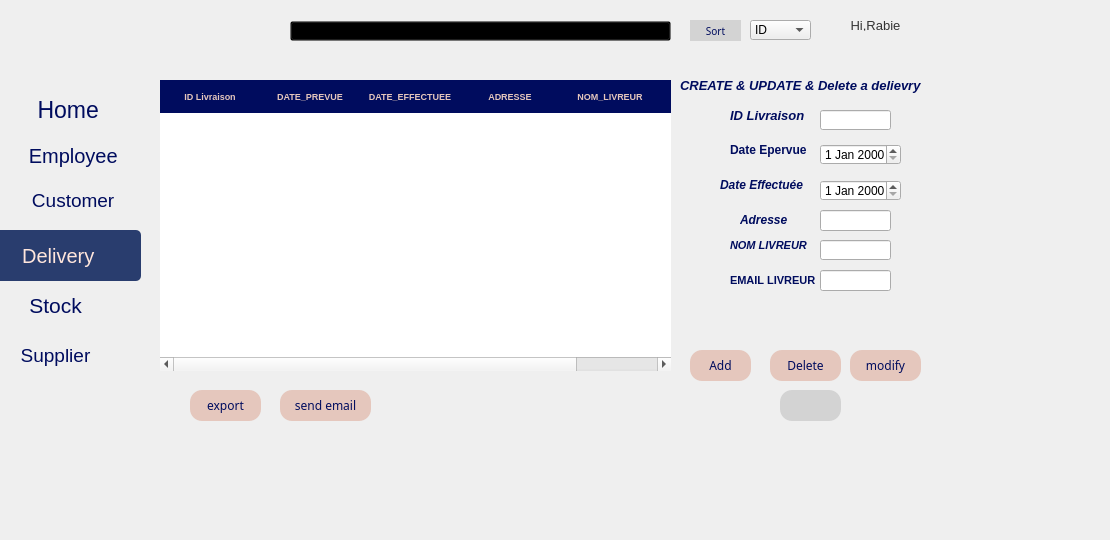
       <widget class="QWidget" name="tab_1">
        <attribute name="title">
         <string>Acceuil-livraison</string>
        </attribute>
        <widget class="QLabel" name="label_15">
         <property name="geometry">
          <rect>
           <x>-30</x>
           <y>-30</y>
           <width>1101</width>
           <height>531</height>
          </rect>
         </property>
         <property name="text">
          <string/>
         </property>
         <property name="pixmap">
          <pixmap>:/pour youssef/bg.png</pixmap>
         </property>
         <property name="scaledContents">
          <bool>true</bool>
         </property>
        </widget>
        <widget class="QPushButton" name="pushButton_9">
         <property name="geometry">
          <rect>
           <x>-10</x>
           <y>90</y>
           <width>150</width>
           <height>40</height>
          </rect>
         </property>
         <property name="styleSheet">
          <string notr="true">QPushButton {
    border: none;                        /* Remove border */
    border-radius: 5px;                  /* Rounded corners */
    padding: 10px 20px;                  /* Padding for button size */
color:#000c5e;
font-size: 23px;
                   /* Font size */
}

QPushButton:hover {
    background-color: rgb(56, 76, 130);  /* Lighter blue on hover */
}

QPushButton:pressed {
    background-color: rgb(31, 46, 84);   /* Even darker blue on press */
}
</string>
         </property>
         <property name="text">
          <string> Home</string>
         </property>
         <property name="icon">
          <iconset>
           <normaloff>:/pour youssef/abri (1).png</normaloff>:/pour youssef/abri (1).png</iconset>
         </property>
         <property name="iconSize">
          <size>
           <width>60</width>
           <height>35</height>
          </size>
         </property>
        </widget>
        <widget class="QPushButton" name="pushButton_10">
         <property name="geometry">
          <rect>
           <x>-10</x>
           <y>130</y>
           <width>161</width>
           <height>51</height>
          </rect>
         </property>
         <property name="minimumSize">
          <size>
           <width>0</width>
           <height>0</height>
          </size>
         </property>
         <property name="styleSheet">
          <string notr="true">QPushButton {
    border: none;                        /* Remove border */
    border-radius: 5px;                  /* Rounded corners */
    padding: 10px 20px;                  /* Padding for button size */
color:#000c5e;
font-size: 20px;
                   /* Font size */
}

QPushButton:hover {
    background-color: rgb(56, 76, 130);  /* Lighter blue on hover */
}

QPushButton:pressed {
    background-color: rgb(31, 46, 84);   /* Even darker blue on press */
}
</string>
         </property>
         <property name="text">
          <string> Employee</string>
         </property>
         <property name="icon">
          <iconset>
           <normaloff>:/pour youssef/employes.png</normaloff>:/pour youssef/employes.png</iconset>
         </property>
         <property name="iconSize">
          <size>
           <width>30</width>
           <height>25</height>
          </size>
         </property>
        </widget>
        <widget class="QPushButton" name="pushButton_13">
         <property name="geometry">
          <rect>
           <x>-10</x>
           <y>180</y>
           <width>161</width>
           <height>41</height>
          </rect>
         </property>
         <property name="styleSheet">
          <string notr="true">QPushButton {
color:#000c5e;
font-size: 19px;
    border: none;                        /* Remove border */
    border-radius: 5px;                  /* Rounded corners */
    padding: 10px 20px;                  /* Padding for button size */
}

QPushButton:hover {
    background-color: rgb(56, 76, 130);  /* Lighter blue on hover */
}

QPushButton:pressed {
    background-color: rgb(31, 46, 84);   /* Even darker blue on press */
}
</string>
         </property>
         <property name="text">
          <string> Customer</string>
         </property>
         <property name="icon">
          <iconset>
           <normaloff>:/pour youssef/contact.png</normaloff>:/pour youssef/contact.png</iconset>
         </property>
         <property name="iconSize">
          <size>
           <width>60</width>
           <height>35</height>
          </size>
         </property>
        </widget>
        <widget class="QPushButton" name="pushButton_15">
         <property name="geometry">
          <rect>
           <x>-30</x>
           <y>280</y>
           <width>171</width>
           <height>51</height>
          </rect>
         </property>
         <property name="styleSheet">
          <string notr="true">QPushButton {
color:#000c5e;
font-size: 21px;
    border: none;                        /* Remove border */
    border-radius: 5px;                  /* Rounded corners */
    padding: 10px 20px;                  /* Padding for button size */
}

QPushButton:hover {
    background-color: rgb(56, 76, 130);  /* Lighter blue on hover */
}

QPushButton:pressed {
    background-color: rgb(31, 46, 84);   /* Even darker blue on press */
}
</string>
         </property>
         <property name="text">
          <string> Stock </string>
         </property>
         <property name="icon">
          <iconset>
           <normaloff>:/pour youssef/logistics-delivery.png</normaloff>:/pour youssef/logistics-delivery.png</iconset>
         </property>
         <property name="iconSize">
          <size>
           <width>60</width>
           <height>40</height>
          </size>
         </property>
        </widget>
        <widget class="QPushButton" name="pushButton_18">
         <property name="geometry">
          <rect>
           <x>-30</x>
           <y>230</y>
           <width>171</width>
           <height>51</height>
          </rect>
         </property>
         <property name="styleSheet">
          <string notr="true">QPushButton {
    background-color: rgb(41, 61, 110);  /* Dark blue color */
           /* White text */
    border: none;                        /* Remove border */
    border-radius: 5px;                  /* Rounded corners */
    padding: 10px 20px;                  /* Padding for button size */
            /* Font size */
color:#ffe6dc;
font-size: 20px;

}

QPushButton:hover {
    background-color: rgb(56, 76, 130);  /* Lighter blue on hover */
}

QPushButton:pressed {
    background-color: rgb(31, 46, 84);   /* Even darker blue on press */
}
</string>
         </property>
         <property name="text">
          <string> Delivery</string>
         </property>
         <property name="icon">
          <iconset>
           <normaloff>:/pour youssef/livraison-rapide (1).png</normaloff>:/pour youssef/livraison-rapide (1).png</iconset>
         </property>
         <property name="iconSize">
          <size>
           <width>60</width>
           <height>35</height>
          </size>
         </property>
        </widget>
        <widget class="QPushButton" name="pushButton_19">
         <property name="geometry">
          <rect>
           <x>-60</x>
           <y>330</y>
           <width>231</width>
           <height>51</height>
          </rect>
         </property>
         <property name="autoFillBackground">
          <bool>false</bool>
         </property>
         <property name="styleSheet">
          <string notr="true">QPushButton {
color:#000c5e;
font-size: 19px;
    border: none;                        /* Remove border */
    border-radius: 5px;                  /* Rounded corners */
    padding: 10px 20px;                  /* Padding for button size */
}

QPushButton:hover {
    background-color: rgb(56, 76, 130);  /* Lighter blue on hover */
}

QPushButton:pressed {
    background-color: rgb(31, 46, 84);   /* Even darker blue on press */
}
</string>
         </property>
         <property name="text">
          <string>Supplier</string>
         </property>
         <property name="icon">
          <iconset>
           <normaloff>:/pour youssef/courrier.png</normaloff>:/pour youssef/courrier.png</iconset>
         </property>
         <property name="iconSize">
          <size>
           <width>60</width>
           <height>40</height>
          </size>
         </property>
        </widget>
        <widget class="QLabel" name="label_16">
         <property name="geometry">
          <rect>
           <x>140</x>
           <y>10</y>
           <width>801</width>
           <height>431</height>
          </rect>
         </property>
         <property name="autoFillBackground">
          <bool>false</bool>
         </property>
         <property name="styleSheet">
          <string notr="true">#boutonTri {
color: #000c5e; /* Default text color */
background-color: #D3D3D3; /* Default background color (light gray) */
border: 0px solid;
border-radius: 12px;
box-sizing: border-box;
transition: background-color 0.3s, transform 0.1s ease; /* Smooth animation for hover and press effects */
}

#boutonTri:hover {
background-color: #BEBEBE; /* Slightly darker gray for hover effect */
color: #000944; /* Slightly darker text color */
cursor: pointer; /* Change cursor to pointer */
}

#boutonTri:pressed {
background-color: #A9A9A9; /* Even darker gray for pressed effect */
color: #000722; /* Darker text color */
transform: scale(0.95); /* Makes the button slightly smaller on press */
}
</string>
         </property>
         <property name="text">
          <string/>
         </property>
         <property name="pixmap">
          <pixmap>:/pour youssef/bgW.png</pixmap>
         </property>
         <property name="scaledContents">
          <bool>true</bool>
         </property>
         <property name="margin">
          <number>0</number>
         </property>
        </widget>
        <widget class="QPushButton" name="pushButton_20">
         <property name="geometry">
          <rect>
           <x>800</x>
           <y>10</y>
           <width>151</width>
           <height>31</height>
          </rect>
         </property>
         <property name="baseSize">
          <size>
           <width>0</width>
           <height>0</height>
          </size>
         </property>
         <property name="font">
          <font>
           <family>Arial</family>
           <pointsize>-1</pointsize>
          </font>
         </property>
         <property name="styleSheet">
          <string notr="true">QPushButton {
  background-color: transparent; /* Transparent background */
  color: #333333; /* Dark text color */
  border: none; /* No border */
  border-radius: 5px; /* Rounded corners */
  padding: 10px 20px; /* Padding inside the button */
  font-size: 13px; /* Font size */
  font-family: Arial, sans-serif; /* Font family */
}

QPushButton:hover {
  background-color: rgba(204, 204, 204, 0.2); /* Light grey tint on hover */
}
</string>
         </property>
         <property name="text">
          <string>Hi,Rabie</string>
         </property>
         <property name="icon">
          <iconset>
           <normaloff>:/pour youssef/picP.png</normaloff>:/pour youssef/picP.png</iconset>
         </property>
         <property name="iconSize">
          <size>
           <width>60</width>
           <height>35</height>
          </size>
         </property>
        </widget>
        <widget class="QLabel" name="label_17">
         <property name="geometry">
          <rect>
           <x>20</x>
           <y>10</y>
           <width>71</width>
           <height>71</height>
          </rect>
         </property>
         <property name="styleSheet">
          <string notr="true">  color: #000000; /* Text color */
  font-size: 14px; /* Font size */
  font-family: Arial, sans-serif; /* Font family */
  padding: 5px; </string>
         </property>
         <property name="text">
          <string/>
         </property>
         <property name="pixmap">
          <pixmap>:/pour youssef/logo.png</pixmap>
         </property>
         <property name="scaledContents">
          <bool>true</bool>
         </property>
         <property name="wordWrap">
          <bool>false</bool>
         </property>
         <property name="margin">
          <number>0</number>
         </property>
        </widget>
        <widget class="QPushButton" name="pushButton_33">
         <property name="geometry">
          <rect>
           <x>-20</x>
           <y>400</y>
           <width>90</width>
           <height>36</height>
          </rect>
         </property>
         <property name="styleSheet">
          <string notr="true">QPushButton {
  color: #333333; /* Dark text color */
    border: none;                        /* Remove border */
    border-radius: 5px;                  /* Rounded corners */
    padding: 10px 20px;                  /* Padding for button size */
    font-size: 12px;                     /* Font size */
}

QPushButton:hover {
    background-color: rgb(56, 76, 130);  /* Lighter blue on hover */
}

QPushButton:pressed {
    background-color: rgb(31, 46, 84);   /* Even darker blue on press */
}
</string>
         </property>
         <property name="text">
          <string/>
         </property>
         <property name="icon">
          <iconset>
           <normaloff>:/pour youssef/deconnexion.png</normaloff>:/pour youssef/deconnexion.png</iconset>
         </property>
         <property name="iconSize">
          <size>
           <width>20</width>
           <height>20</height>
          </size>
         </property>
        </widget>
        <widget class="QLabel" name="label_3">
         <property name="geometry">
          <rect>
           <x>140</x>
           <y>40</y>
           <width>821</width>
           <height>421</height>
          </rect>
         </property>
         <property name="text">
          <string/>
         </property>
         <property name="pixmap">
          <pixmap>:/pour youssef/Sal.png</pixmap>
         </property>
         <property name="scaledContents">
          <bool>true</bool>
         </property>
        </widget>
        <widget class="QPushButton" name="boutonTri">
         <property name="geometry">
          <rect>
           <x>690</x>
           <y>20</y>
           <width>51</width>
           <height>21</height>
          </rect>
         </property>
         <property name="font">
          <font>
           <family>Segoe Print</family>
           <pointsize>-1</pointsize>
          </font>
         </property>
         <property name="styleSheet">
          <string notr="true">#boutonTri {
color: #000c5e; /* Default text color */
font-size: 10px;
background-color: #D3D3D3; /* Default background color (light gray) */
border: 0px solid;
border-radius: 12px;
box-sizing: border-box;
transition: background-color 0.3s, transform 0.1s ease; /* Smooth animation for hover and press effects */
}

#boutonTri:hover {
background-color: #BEBEBE; /* Slightly darker gray for hover effect */
color: #000944; /* Slightly darker text color */
cursor: pointer; /* Change cursor to pointer */
}

#boutonTri:pressed {
background-color: #A9A9A9; /* Even darker gray for pressed effect */
color: #000722; /* Darker text color */
transform: scale(0.95); /* Makes the button slightly smaller on press */
}
</string>
         </property>
         <property name="text">
          <string>Sort</string>
         </property>
         <property name="icon">
          <iconset>
           <normaloff>:/Users/Asus/Downloads/tool.png</normaloff>:/Users/Asus/Downloads/tool.png</iconset>
         </property>
        </widget>
        <widget class="QComboBox" name="comboBox">
         <property name="geometry">
          <rect>
           <x>750</x>
           <y>20</y>
           <width>61</width>
           <height>20</height>
          </rect>
         </property>
         <item>
          <property name="text">
           <string>ID</string>
          </property>
         </item>
         <item>
          <property name="text">
           <string>prevue date</string>
          </property>
         </item>
         <item>
          <property name="text">
           <string>Name</string>
          </property>
         </item>
        </widget>
        <widget class="QLineEdit" name="lineEdit_id">
         <property name="geometry">
          <rect>
           <x>820</x>
           <y>110</y>
           <width>71</width>
           <height>20</height>
          </rect>
         </property>
        </widget>
        <widget class="QLabel" name="label_18">
         <property name="geometry">
          <rect>
           <x>730</x>
           <y>90</y>
           <width>81</width>
           <height>51</height>
          </rect>
         </property>
         <property name="text">
          <string>&lt;html&gt;&lt;head/&gt;&lt;body&gt;&lt;p&gt;&lt;span style=&quot; font-size:10pt; font-weight:700; font-style:italic; color:#000c5e;&quot;&gt;ID Livraison&lt;/span&gt;&lt;/p&gt;&lt;/body&gt;&lt;/html&gt;</string>
         </property>
         <property name="scaledContents">
          <bool>true</bool>
         </property>
        </widget>
        <widget class="QLabel" name="label_24">
         <property name="geometry">
          <rect>
           <x>730</x>
           <y>260</y>
           <width>101</width>
           <height>41</height>
          </rect>
         </property>
         <property name="text">
          <string>&lt;html&gt;&lt;head/&gt;&lt;body&gt;&lt;p&gt;&lt;span style=&quot; font-size:8pt; font-weight:700; color:#000c5e;&quot;&gt;EMAIL LIVREUR&lt;/span&gt;&lt;/p&gt;&lt;/body&gt;&lt;/html&gt;</string>
         </property>
         <property name="scaledContents">
          <bool>true</bool>
         </property>
        </widget>
        <widget class="QLineEdit" name="lineEdit_adresse">
         <property name="geometry">
          <rect>
           <x>820</x>
           <y>210</y>
           <width>71</width>
           <height>21</height>
          </rect>
         </property>
         <property name="text">
          <string/>
         </property>
        </widget>
        <widget class="QPushButton" name="retour">
         <property name="geometry">
          <rect>
           <x>130</x>
           <y>20</y>
           <width>71</width>
           <height>31</height>
          </rect>
         </property>
         <property name="font">
          <font>
           <family>Segoe Print</family>
           <pointsize>-1</pointsize>
          </font>
         </property>
         <property name="styleSheet">
          <string notr="true">QPushButton {
  color: #333333; /* Dark text color */
    border: none;                        /* Remove border */
    border-radius: 5px;                  /* Rounded corners */
    padding: 10px 20px;                  /* Padding for button size */
    font-size: 12px;                     /* Font size */
}

QPushButton:hover {
    background-color: rgb(56, 76, 130);  /* Lighter blue on hover */
}

QPushButton:pressed {
    background-color: rgb(31, 46, 84);   /* Even darker blue on press */
}
</string>
         </property>
         <property name="text">
          <string/>
         </property>
         <property name="icon">
          <iconset>
           <normaloff>:/pour youssef/undo.png</normaloff>:/pour youssef/undo.png</iconset>
         </property>
         <property name="iconSize">
          <size>
           <width>27</width>
           <height>25</height>
          </size>
         </property>
        </widget>
        <widget class="QLabel" name="label_31">
         <property name="geometry">
          <rect>
           <x>740</x>
           <y>190</y>
           <width>61</width>
           <height>61</height>
          </rect>
         </property>
         <property name="text">
          <string>&lt;html&gt;&lt;head/&gt;&lt;body&gt;&lt;p&gt;&lt;span style=&quot; font-weight:700; font-style:italic; color:#000c5e;&quot;&gt;Adresse&lt;/span&gt;&lt;/p&gt;&lt;/body&gt;&lt;/html&gt;</string>
         </property>
         <property name="scaledContents">
          <bool>true</bool>
         </property>
        </widget>
        <widget class="QDateEdit" name="dateEdit_dateprevue">
         <property name="geometry">
          <rect>
           <x>820</x>
           <y>144</y>
           <width>81</width>
           <height>21</height>
          </rect>
         </property>
        </widget>
        <widget class="QPushButton" name="boutonExporterCSV">
         <property name="geometry">
          <rect>
           <x>190</x>
           <y>390</y>
           <width>71</width>
           <height>31</height>
          </rect>
         </property>
         <property name="font">
          <font>
           <family>Segoe Print</family>
          </font>
         </property>
         <property name="styleSheet">
          <string notr="true">color: #000c5e; /* Default text color */
background-color: #e5c7bd; /* Default background color */
border: 0px solid;
border-radius: 12px;
box-sizing: border-box;
transition: background-color 0.3s, transform 0.1s ease; /* Smooth animation for hover and press effects */
</string>
         </property>
         <property name="text">
          <string>export</string>
         </property>
         <property name="icon">
          <iconset>
           <normaloff>:/Users/Asus/Downloads/export.png</normaloff>:/Users/Asus/Downloads/export.png</iconset>
         </property>
        </widget>
        <widget class="QPushButton" name="modifier">
         <property name="geometry">
          <rect>
           <x>850</x>
           <y>350</y>
           <width>71</width>
           <height>31</height>
          </rect>
         </property>
         <property name="font">
          <font>
           <family>Segoe Print</family>
          </font>
         </property>
         <property name="styleSheet">
          <string notr="true">color: #000c5e; /* Default text color */
background-color: #e5c7bd; /* Default background color */
border: 0px solid;
border-radius: 12px;
box-sizing: border-box;
transition: background-color 0.3s, transform 0.1s ease; /* Smooth animation for hover and press effects */
</string>
         </property>
         <property name="text">
          <string>modify</string>
         </property>
         <property name="icon">
          <iconset>
           <normaloff>:/Users/Asus/Downloads/edit-button.png</normaloff>:/Users/Asus/Downloads/edit-button.png</iconset>
         </property>
        </widget>
        <widget class="QLineEdit" name="lineEdit_id2">
         <property name="geometry">
          <rect>
           <x>780</x>
           <y>390</y>
           <width>61</width>
           <height>31</height>
          </rect>
         </property>
         <property name="styleSheet">
          <string notr="true">color: #000c5e; /* Default text color */
background-color: #D3D3D3; /* Default background color (light gray) */
border: 0px solid;
border-radius: 12px;
box-sizing: border-box;
transition: background-color 0.3s, transform 0.1s ease; /* Smooth animation for hover and press effects */
</string>
         </property>
        </widget>
        <widget class="QLabel" name="label_32">
         <property name="geometry">
          <rect>
           <x>720</x>
           <y>160</y>
           <width>91</width>
           <height>51</height>
          </rect>
         </property>
         <property name="text">
          <string>&lt;html&gt;&lt;head/&gt;&lt;body&gt;&lt;p&gt;&lt;span style=&quot; font-weight:700; font-style:italic; color:#000c5e;&quot;&gt;Date Effectuée&lt;/span&gt;&lt;/p&gt;&lt;/body&gt;&lt;/html&gt;</string>
         </property>
         <property name="scaledContents">
          <bool>true</bool>
         </property>
        </widget>
        <widget class="QDateEdit" name="dateEdit_dateeffectuee">
         <property name="geometry">
          <rect>
           <x>820</x>
           <y>180</y>
           <width>81</width>
           <height>21</height>
          </rect>
         </property>
        </widget>
        <widget class="QLineEdit" name="lineEdit_emailLivreur">
         <property name="geometry">
          <rect>
           <x>820</x>
           <y>270</y>
           <width>71</width>
           <height>21</height>
          </rect>
         </property>
         <property name="text">
          <string/>
         </property>
        </widget>
        <widget class="QPushButton" name="supprimer">
         <property name="geometry">
          <rect>
           <x>770</x>
           <y>350</y>
           <width>71</width>
           <height>31</height>
          </rect>
         </property>
         <property name="font">
          <font>
           <family>Segoe Print</family>
          </font>
         </property>
         <property name="styleSheet">
          <string notr="true">color: #000c5e; /* Default text color */
background-color: #e5c7bd; /* Default background color */
border: 0px solid;
border-radius: 12px;
box-sizing: border-box;
transition: background-color 0.3s, transform 0.1s ease; /* Smooth animation for hover and press effects */
</string>
         </property>
         <property name="text">
          <string>Delete</string>
         </property>
         <property name="icon">
          <iconset>
           <normaloff>:/Users/Asus/Downloads/delete.png</normaloff>:/Users/Asus/Downloads/delete.png</iconset>
         </property>
        </widget>
        <widget class="QPushButton" name="pushButton_ajouter">
         <property name="geometry">
          <rect>
           <x>690</x>
           <y>350</y>
           <width>61</width>
           <height>31</height>
          </rect>
         </property>
         <property name="font">
          <font>
           <family>Segoe Print</family>
          </font>
         </property>
         <property name="styleSheet">
          <string notr="true">color: #000c5e; /* Default text color */
background-color: #e5c7bd; /* Default background color */
border: 0px solid;
border-radius: 12px;
box-sizing: border-box;
transition: background-color 0.3s, transform 0.1s ease; /* Smooth animation for hover and press effects */
</string>
         </property>
         <property name="text">
          <string>Add</string>
         </property>
         <property name="icon">
          <iconset>
           <normaloff>:/Users/Asus/Downloads/add.png</normaloff>:/Users/Asus/Downloads/add.png</iconset>
         </property>
        </widget>
        <widget class="QLabel" name="label_33">
         <property name="geometry">
          <rect>
           <x>730</x>
           <y>220</y>
           <width>101</width>
           <height>51</height>
          </rect>
         </property>
         <property name="text">
          <string>&lt;html&gt;&lt;head/&gt;&lt;body&gt;&lt;p&gt;&lt;span style=&quot; font-size:8pt; font-weight:700; font-style:italic; color:#000c5e;&quot;&gt;NOM LIVREUR&lt;/span&gt;&lt;/p&gt;&lt;/body&gt;&lt;/html&gt;</string>
         </property>
         <property name="scaledContents">
          <bool>true</bool>
         </property>
        </widget>
        <widget class="QTableWidget" name="table_livraisons">
         <property name="geometry">
          <rect>
           <x>160</x>
           <y>80</y>
           <width>511</width>
           <height>291</height>
          </rect>
         </property>
         <property name="tabletTracking">
          <bool>false</bool>
         </property>
         <property name="focusPolicy">
          <enum>Qt::NoFocus</enum>
         </property>
         <property name="autoFillBackground">
          <bool>false</bool>
         </property>
         <property name="styleSheet">
          <string notr="true">QTableView {
background-color: white;
color: #333333;
border: none;
selection-background-color: #c0e4f7;
}

QTableView::item {
padding: 8px;
}

QTableView::item:selected {
background-color: #eeeeee;
color: black;
font-family: Arial;
}

QHeaderView::section {
background-color: #000c5e ; /* Changed to the new color */
color: #e5c7bd; /* Changed font color */
font-family: Arial;
font-weight: bold;
font-size: 9px;
padding: 8px;
border: none;
}

QTableView::horizontalHeader {
background-color: #000c5e ; /* Changed to the new color */
color: #e5c7bd; /* Changed font color */
padding: 8px; /* Ensures padding is consistent */
}

QTableView::verticalHeader {
background-color: #000c5e ; /* Changed to the new color */
color: #e5c7bd; /* Changed font color */
border: none;
padding: 8px; /* Ensures padding is consistent */
}

QTableView QScrollBar:vertical {
background-color: #ffffff;
width: 10px;
}

QTableView QScrollBar::handle:vertical {
background-color: #eeeeee;
border-radius: 5px;
}

QTableView QScrollBar::add-line:vertical, QTableView QScrollBar::sub-line:vertical {
background-color: #ffffff;
height: 10px;
}

QTableView QScrollBar::add-page:vertical, QTableView QScrollBar::sub-page:vertical {
background-color: #ffffff;
}

QTableView::verticalHeader::section {
border-right: none;
}

/* Adjust the row height and column width for wider lines */
QTableView::item {
min-height: 40px; /* Adjust this value as needed */
}

QTableView::column {
width: 100%; /* Make columns take full width */
}


</string>
         </property>
         <property name="columnCount">
          <number>6</number>
         </property>
         <attribute name="horizontalHeaderCascadingSectionResizes">
          <bool>true</bool>
         </attribute>
         <attribute name="verticalHeaderCascadingSectionResizes">
          <bool>true</bool>
         </attribute>
         <column>
          <property name="text">
           <string>ID Livraison</string>
          </property>
          <property name="font">
           <font>
            <pointsize>8</pointsize>
           </font>
          </property>
         </column>
         <column>
          <property name="text">
           <string>DATE_PREVUE</string>
          </property>
          <property name="font">
           <font>
            <pointsize>7</pointsize>
           </font>
          </property>
         </column>
         <column>
          <property name="text">
           <string>DATE_EFFECTUEE</string>
          </property>
          <property name="font">
           <font>
            <pointsize>7</pointsize>
           </font>
          </property>
         </column>
         <column>
          <property name="text">
           <string>ADRESSE</string>
          </property>
          <property name="font">
           <font>
            <pointsize>6</pointsize>
           </font>
          </property>
         </column>
         <column>
          <property name="text">
           <string>NOM_LIVREUR</string>
          </property>
          <property name="font">
           <font>
            <pointsize>7</pointsize>
           </font>
          </property>
         </column>
         <column>
          <property name="text">
           <string>EMAIL_LIVREUR</string>
          </property>
          <property name="font">
           <font>
            <pointsize>7</pointsize>
           </font>
          </property>
         </column>
        </widget>
        <widget class="QLabel" name="label_34">
         <property name="geometry">
          <rect>
           <x>680</x>
           <y>50</y>
           <width>241</width>
           <height>71</height>
          </rect>
         </property>
         <property name="styleSheet">
          <string notr="true">color: #000c5e; /* Default text color */</string>
         </property>
         <property name="text">
          <string>&lt;html&gt;&lt;head/&gt;&lt;body&gt;&lt;p&gt;&lt;span style=&quot; font-size:10pt; font-weight:700; font-style:italic; color:#000c5e;&quot;&gt;CREATE &amp;amp; UPDATE &amp;amp; Delete a delievry&lt;/span&gt;&lt;/p&gt;&lt;/body&gt;&lt;/html&gt;</string>
         </property>
         <property name="scaledContents">
          <bool>true</bool>
         </property>
        </widget>
        <widget class="QLabel" name="label_35">
         <property name="geometry">
          <rect>
           <x>730</x>
           <y>130</y>
           <width>81</width>
           <height>41</height>
          </rect>
         </property>
         <property name="text">
          <string>&lt;html&gt;&lt;head/&gt;&lt;body&gt;&lt;p&gt;&lt;span style=&quot; font-weight:700; color:#000c5e;&quot;&gt;Date Epervue&lt;/span&gt;&lt;/p&gt;&lt;/body&gt;&lt;/html&gt;</string>
         </property>
         <property name="scaledContents">
          <bool>true</bool>
         </property>
        </widget>
        <widget class="QLineEdit" name="lineEdit_nomLivreur">
         <property name="geometry">
          <rect>
           <x>820</x>
           <y>240</y>
           <width>71</width>
           <height>20</height>
          </rect>
         </property>
         <property name="text">
          <string/>
         </property>
        </widget>
        <widget class="QLabel" name="label_36">
         <property name="geometry">
          <rect>
           <x>220</x>
           <y>21</y>
           <width>461</width>
           <height>20</height>
          </rect>
         </property>
         <property name="text">
          <string/>
         </property>
         <property name="pixmap">
          <pixmap>:/pour youssef/rechsal.png</pixmap>
         </property>
         <property name="scaledContents">
          <bool>true</bool>
         </property>
        </widget>
        <widget class="QPushButton" name="boutonRechercher">
         <property name="geometry">
          <rect>
           <x>290</x>
           <y>21</y>
           <width>381</width>
           <height>20</height>
          </rect>
         </property>
         <property name="font">
          <font>
           <family>Segoe Print</family>
          </font>
         </property>
         <property name="styleSheet">
          <string notr="true">    background-color: transparent; /* Aucun fond */
</string>
         </property>
         <property name="text">
          <string/>
         </property>
        </widget>
        <widget class="QPushButton" name="sendEmailButton">
         <property name="geometry">
          <rect>
           <x>280</x>
           <y>390</y>
           <width>91</width>
           <height>31</height>
          </rect>
         </property>
         <property name="font">
          <font>
           <family>Segoe Print</family>
          </font>
         </property>
         <property name="styleSheet">
          <string notr="true">color: #000c5e; /* Default text color */
background-color: #e5c7bd; /* Default background color */
border: 0px solid;
border-radius: 12px;
box-sizing: border-box;
transition: background-color 0.3s, transform 0.1s ease; /* Smooth animation for hover and press effects */
</string>
         </property>
         <property name="text">
          <string>send email</string>
         </property>
         <property name="icon">
          <iconset>
           <normaloff>:/Users/Asus/Downloads/envelope.png</normaloff>:/Users/Asus/Downloads/envelope.png</iconset>
         </property>
        </widget>
       </widget>
